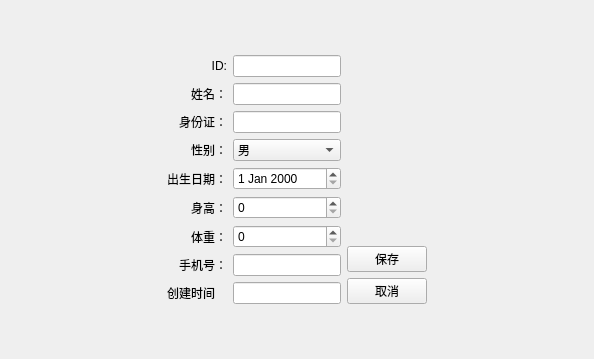
<?xml version="1.0" encoding="UTF-8"?>
<ui version="4.0">
 <class>PatientEditView</class>
 <widget class="QWidget" name="PatientEditView">
  <property name="geometry">
   <rect>
    <x>0</x>
    <y>0</y>
    <width>594</width>
    <height>359</height>
   </rect>
  </property>
  <property name="windowTitle">
   <string>编辑患者信息</string>
  </property>
  <layout class="QVBoxLayout" name="verticalLayout_2">
   <item>
    <spacer name="verticalSpacer_3">
     <property name="orientation">
      <enum>Qt::Orientation::Vertical</enum>
     </property>
     <property name="sizeHint" stdset="0">
      <size>
       <width>20</width>
       <height>31</height>
      </size>
     </property>
    </spacer>
   </item>
   <item>
    <layout class="QHBoxLayout" name="horizontalLayout_2">
     <item>
      <spacer name="horizontalSpacer">
       <property name="orientation">
        <enum>Qt::Orientation::Horizontal</enum>
       </property>
       <property name="sizeHint" stdset="0">
        <size>
         <width>99</width>
         <height>20</height>
        </size>
       </property>
      </spacer>
     </item>
     <item>
      <layout class="QHBoxLayout" name="horizontalLayout">
       <item>
        <layout class="QGridLayout" name="gridLayout">
         <item row="0" column="1">
          <widget class="QLineEdit" name="dbEditID"/>
         </item>
         <item row="7" column="0">
          <widget class="QLabel" name="label_8">
           <property name="text">
            <string>手机号：</string>
           </property>
           <property name="alignment">
            <set>Qt::AlignmentFlag::AlignRight|Qt::AlignmentFlag::AlignTrailing|Qt::AlignmentFlag::AlignVCenter</set>
           </property>
          </widget>
         </item>
         <item row="3" column="1">
          <widget class="QComboBox" name="dbComboSex">
           <item>
            <property name="text">
             <string>男</string>
            </property>
           </item>
           <item>
            <property name="text">
             <string>女</string>
            </property>
           </item>
          </widget>
         </item>
         <item row="7" column="1">
          <widget class="QLineEdit" name="dbEditMobile"/>
         </item>
         <item row="1" column="0">
          <widget class="QLabel" name="label_2">
           <property name="text">
            <string>姓名：</string>
           </property>
           <property name="alignment">
            <set>Qt::AlignmentFlag::AlignRight|Qt::AlignmentFlag::AlignTrailing|Qt::AlignmentFlag::AlignVCenter</set>
           </property>
          </widget>
         </item>
         <item row="4" column="0">
          <widget class="QLabel" name="label_5">
           <property name="text">
            <string>出生日期：</string>
           </property>
           <property name="alignment">
            <set>Qt::AlignmentFlag::AlignRight|Qt::AlignmentFlag::AlignTrailing|Qt::AlignmentFlag::AlignVCenter</set>
           </property>
          </widget>
         </item>
         <item row="2" column="0">
          <widget class="QLabel" name="label_4">
           <property name="text">
            <string>身份证：</string>
           </property>
           <property name="alignment">
            <set>Qt::AlignmentFlag::AlignRight|Qt::AlignmentFlag::AlignTrailing|Qt::AlignmentFlag::AlignVCenter</set>
           </property>
          </widget>
         </item>
         <item row="0" column="0">
          <widget class="QLabel" name="label">
           <property name="text">
            <string>ID:</string>
           </property>
           <property name="alignment">
            <set>Qt::AlignmentFlag::AlignRight|Qt::AlignmentFlag::AlignTrailing|Qt::AlignmentFlag::AlignVCenter</set>
           </property>
          </widget>
         </item>
         <item row="5" column="1">
          <widget class="QSpinBox" name="dbSpinHeight"/>
         </item>
         <item row="3" column="0">
          <widget class="QLabel" name="label_3">
           <property name="text">
            <string>性别：</string>
           </property>
           <property name="alignment">
            <set>Qt::AlignmentFlag::AlignRight|Qt::AlignmentFlag::AlignTrailing|Qt::AlignmentFlag::AlignVCenter</set>
           </property>
          </widget>
         </item>
         <item row="6" column="0">
          <widget class="QLabel" name="label_7">
           <property name="text">
            <string>体重：</string>
           </property>
           <property name="alignment">
            <set>Qt::AlignmentFlag::AlignRight|Qt::AlignmentFlag::AlignTrailing|Qt::AlignmentFlag::AlignVCenter</set>
           </property>
          </widget>
         </item>
         <item row="5" column="0">
          <widget class="QLabel" name="label_6">
           <property name="text">
            <string>身高：</string>
           </property>
           <property name="alignment">
            <set>Qt::AlignmentFlag::AlignRight|Qt::AlignmentFlag::AlignTrailing|Qt::AlignmentFlag::AlignVCenter</set>
           </property>
          </widget>
         </item>
         <item row="6" column="1">
          <widget class="QSpinBox" name="dbSpinWeight"/>
         </item>
         <item row="4" column="1">
          <widget class="QDateEdit" name="dbDateEditDOB"/>
         </item>
         <item row="2" column="1">
          <widget class="QLineEdit" name="dbEditIDCard"/>
         </item>
         <item row="1" column="1">
          <widget class="QLineEdit" name="dbEditName"/>
         </item>
         <item row="8" column="0">
          <widget class="QLabel" name="label_9">
           <property name="text">
            <string>创建时间</string>
           </property>
          </widget>
         </item>
         <item row="8" column="1">
          <widget class="QLineEdit" name="dbCreatedTimestamp"/>
         </item>
        </layout>
       </item>
       <item>
        <layout class="QVBoxLayout" name="verticalLayout">
         <item>
          <spacer name="verticalSpacer">
           <property name="orientation">
            <enum>Qt::Orientation::Vertical</enum>
           </property>
           <property name="sizeHint" stdset="0">
            <size>
             <width>20</width>
             <height>40</height>
            </size>
           </property>
          </spacer>
         </item>
         <item>
          <widget class="QPushButton" name="pushButton">
           <property name="text">
            <string>保存</string>
           </property>
          </widget>
         </item>
         <item>
          <widget class="QPushButton" name="pushButton_2">
           <property name="text">
            <string>取消</string>
           </property>
          </widget>
         </item>
        </layout>
       </item>
      </layout>
     </item>
     <item>
      <spacer name="horizontalSpacer_2">
       <property name="orientation">
        <enum>Qt::Orientation::Horizontal</enum>
       </property>
       <property name="sizeHint" stdset="0">
        <size>
         <width>98</width>
         <height>20</height>
        </size>
       </property>
      </spacer>
     </item>
    </layout>
   </item>
   <item>
    <spacer name="verticalSpacer_2">
     <property name="orientation">
      <enum>Qt::Orientation::Vertical</enum>
     </property>
     <property name="sizeHint" stdset="0">
      <size>
       <width>20</width>
       <height>31</height>
      </size>
     </property>
    </spacer>
   </item>
  </layout>
 </widget>
 <resources/>
 <connections/>
</ui>
